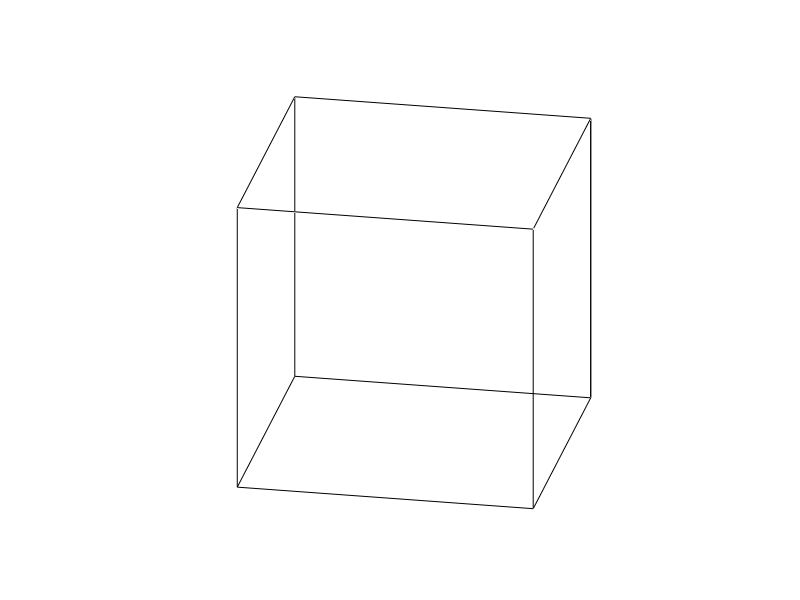

Write MATLAB code to recreate this figure. (Note: this script raises an error after producing the figure.)
% Figures for the P Bio retreat talk 2009
%
% Section 1) 
% A rotating cube
%
% Section 2) 
% Cube with optional vector
%
% Section 3) 
% A contrast series of gabor images
%
% Section 4) 
% A color series of gabor images
%
% Section 5)
% Cube with colored gradient
%
% Section 6)
% Cube with a colored gradient and an embedded plane
%
% Section 7)
% Cube with a colored gradient at an orientation
%
% Section 8)
% Cube with a colored gradient at an orientation and an embedded 
% isoresponse plane.
%
% Section 9)
% Nonlinear 3-F function.
%
% Section 10)
% Transparent nonlinear 3-D function plus isoresponse surfaces.
%
% Section 11)
% An example stairase
%
% Section 12)
% Threshold estimates in normalized L,M,S space.  With meshs drawn.
%
% Section 13)
% Threshold estimates in normalized L,M,S space with locations of 
% grating stimuli drawn.
%
% Section 14)
% Transparent nonlinear 3-D function plus sample points.
%
% Section 15)
% Transparent LINEAR 3-D function with the same sample points as prev
% section.
%
% Section 16)
% Example monopolar stimuli
%
% Section 17)
% An example monopolar dataset. 
%
% Section 18) 
% A few Gabors that all have the same projection onto some vector


%%
% Section 1
% A rotating cube
ORIGIN = 0;
figure; axes; hold on;
set(gcf,'Color',[1 1 1]);
x = linspace(0,1,100);
plot3([0 1 1 0 0],[0 0 1 1 0],[0 0 0 0 0],'k-'); % face 1
plot3([0 1 1 0 0],[0 0 1 1 0],[1 1 1 1 1],'k-'); % face 2 
plot3([0 0],[0 0],[0 1],'k-'); % edge
plot3([0 0],[0 0],[0 1],'k-'); % edge
plot3([0 0],[1 1],[0 1],'k-'); % edge
plot3([1 1],[1 1],[0 1],'k-'); % edge
plot3([1 1],[0 0],[0 1],'k-'); % edge

if (ORIGIN)
    plot3([.5 .5],[.5 .5],[.5 .5],'ko','MarkerSize',3,'MarkerFaceColor','black'); % origin
end

set(gca,'Xlim',[-.2 1.2],'Ylim',[-.2 1.2],'Zlim',[-.2 1.2])
set(gcf,'Position',[131   537   430   430]);
set(gca,'XTick',[],'YTick',[],'ZTick',[],'Visible','off');
set(gca,'CameraViewAngleMode','manual')
%axis equal
set(gca,'View',[35 22])
viewangles = [0:3:520]+35;
viewangles(end) = [];

clear M;
for i = 1:length(viewangles)
    set(gca,'View',[viewangles(i) 22])
    M(i) = getframe(gcf);
end
repeat = 1;     %default = 1
pSearch = 1;    %default = 0
bSearch = 1;    %default = 1
reference = 1;  %default = 0
pixRange = 10;  %default = 10
iFrame = 8;     %default = 8
pFrame = 10;    %default = 10
bFrame = 25;    %default = 25
options = [repeat, pSearch, bSearch, reference, pixRange, iFrame, pFrame, bFrame];
mpgwrite(M, gray, 'rotcube.mpg', options);

%%
% Section 2
% Cube with optional vector
PLOTVECTOR = 1;
figure; axes; hold on;
set(gcf,'Color',[1 1 1]);
x = linspace(0,1,100);
plot3([0 1 1 0 0],[0 0 1 1 0],[0 0 0 0 0],'k-'); % face 1
plot3([0 1 1 0 0],[0 0 1 1 0],[1 1 1 1 1],'k-'); % face 2 
plot3([0 0],[0 0],[0 1],'k-'); % edge
plot3([0 0],[0 0],[0 1],'k-'); % edge
plot3([0 0],[1 1],[0 1],'k-'); % edge
plot3([1 1],[1 1],[0 1],'k-'); % edge
plot3([1 1],[0 0],[0 1],'k-'); % edge
plot3([.5 .5],[.5 .5],[.5 .5],'ko','MarkerSize',3,'MarkerFaceColor','black'); % origin

set(gca,'Xlim',[-.2 1.2],'Ylim',[-.2 1.2],'Zlim',[-.2 1.2])
set(gcf,'Position',[131   537   430   430]);
set(gca,'XTick',[],'YTick',[],'ZTick',[],'Visible','off');
set(gca,'CameraViewAngleMode','manual')
set(gca,'View',[90+35 22]);
%annotation('arrow',[0.5 .75],[0.5 .78])
if (PLOTVECTOR)
    a = [0 0 .5];
    h = quiver3(.5, .5, .5, a(1), a(2), a(3));
    set(h,'LineWidth',2,'Color','black');
    h = quiver3(.5, .5, .5, -a(1), -a(2), -a(3));
    set(h,'LineWidth',2,'Color','black');
end
%%
% Section 3
% A contrast series

nframes = 4;
bkgndrgb = [.5 .5 .5];
%gaborrgb = [.05 .05 .05];
gaborrgb = [-.05 .05 .05];

figure;
for i = 1:nframes
    subplot(2,nframes,i);
    im = DrawGaborEdge(bkgndrgb, gaborrgb*2*(i-1), [0 0 0], pi/2, 1.5, 1, 1, 0, 0, 0, 0, 0, .999, 45);
    image(im);

    set(gca,'XTick',[],'YTick',[],'visible','off');
    axis square;
end
for i = 1:nframes
    subplot(2,nframes,i+nframes);
    im = DrawGaborEdge(bkgndrgb, -gaborrgb*2*(i-1), [0 0 0], pi/2, 1.5, 1, 1, 0, 0, 0, 0, 0, .999, 45);
    image(im);

    set(gca,'XTick',[],'YTick',[],'visible','off');
    axis square;
end

%%
% Section 4
% A color series

bkgndrgb = [.5 .5 .5];
colordirections = [.09 .09 0;
    .09 -.09 0;
    0 0 0.6364;
    .1273 0 0;
    0 .1273 0;
    0.0636   -0.0636    -0.4500;
    0.0636   -0.0636    0.4500;
    0.0636   0.0636    0.4500;
    0.0636  0.0636    -0.4500;
    ];

% Stimuli that are metameric for K082509007
% colordirections = [[0.4171    0.7739    0.4765]*.3078;
%     [0.2351   -0.7120    0.6617]*0.1859;
%     [0.4080   -0.0336    0.9124]*0.1602;
%     [-0.5162   -0.8308    0.2079]*0.7149];
    

M = [0.0608    0.1219    0.0175;
    0.0220    0.1266    0.0257;
    0.0019    0.0095    0.0976];

bkgndlms = M*bkgndrgb';
for i = 1:2
    colordirections = -colordirections;
    stimlms = (colordirections+1).*repmat(bkgndlms',size(colordirections,1),1);
    gaborrgb = (inv(M)*stimlms')';
    figure;
    for j = 1:size(gaborrgb,1)
        subplot(ceil(sqrt(size(gaborrgb,1))),ceil(sqrt(size(gaborrgb,1))),j);
        im = DrawGaborEdge(bkgndrgb, gaborrgb(j,:)-bkgndrgb, [0 0 0], pi/2, 1.5, 1, 1, 0, 0, 0, 0, 0, .999, 45);
        image(im);
        
        set(gca,'XTick',[],'YTick',[],'visible','off');
        axis square;
    end
end
%%
% Section 5
% A rotating cube with a gradient of color
MONOPOLAR = 0;

if (~MONOPOLAR)
    fun = inline('2*abs(x-.5)');  % fullwave rectification
else
    fun = inline('max((1/.6)*(x-.4),0)');  % halfwave rectification
end

ALPHA = 1;
figure; axes; hold on;
set(gcf,'Color','none','Inverthardcopy','off');
set(gca,'Color','none');
x = linspace(0,1,200);

set(gca,'Xlim',[-.2 1.2],'Ylim',[-.2 1.2],'Zlim',[-.2 1.2])
set(gcf,'Position',[131   537   430   430]);
set(gca,'XTick',[],'YTick',[],'ZTick',[],'Visible','off');
set(gca,'CameraViewAngleMode','manual')
[X,Y] = meshgrid(x,x);

% Top and bottom
h = surf(X,Y,ones(size(X)),fun(X));
set(h,'EdgeColor','none','FaceAlpha',ALPHA);
h = surf(X,Y,zeros(size(X)),fun(X));
set(h,'EdgeColor','none','FaceAlpha',ALPHA);

% Front and back
h = surf(X, zeros(size(X)),Y,fun(X));
set(h,'EdgeColor','none','FaceAlpha',ALPHA);
h = surf(X, ones(size(X)),Y,fun(X));
set(h,'EdgeColor','none','FaceAlpha',ALPHA);

% Sides
if (~MONOPOLAR)
    h = surf(zeros(size(X)),Y,X,ones(size(X)));
else
    h = surf(zeros(size(X)),Y,X,zeros(size(X)));    
end
set(h,'EdgeColor','none','FaceAlpha',ALPHA);
h = surf(ones(size(X)),Y,X,ones(size(X)));
set(h,'EdgeColor','none','FaceAlpha',ALPHA);

set(gca,'View',[35 22]);
viewangles = [0:3:360]+35;
viewangles(end) = [];

clear M;
for i = 1:length(viewangles)
    set(gca,'View',[viewangles(i) 22])
    M(i) = getframe(gcf);
end

repeat = 1;     %default = 1
pSearch = 1;    %default = 0
bSearch = 1;    %default = 1
reference = 1;  %default = 0
pixRange = 10;  %default = 10
iFrame = 8;     %default = 8
pFrame = 10;    %default = 10
bFrame = 25;    %default = 25

options = [repeat, pSearch, bSearch, reference, pixRange, iFrame, pFrame, bFrame];
%mpgwrite(M, gray, 'rotgrad1.mpg', options);

figure;
colorbar;

%%
% Section 6
% A rotating cube with a gradient of color and an couple of embedded
% rectangle indicating isoresponse surfaces
MONOPOLAR = 1;

if (~MONOPOLAR)
    fun = inline('2*abs(x-.5)');  % fullwave rectification
else
    fun = inline('max((1/.6)*(x-.4),0)');  % halfwave rectification
end

ALPHA = .5;
figure; axes; hold on;
set(gcf,'Color','none','InvertHardCopy','off');
set(gca,'Xlim',[-.2 1.2],'Ylim',[-.2 1.2],'Zlim',[-.2 1.2],'color','none')
set(gcf,'Position',[131   537   430   430]);
set(gca,'XTick',[],'YTick',[],'ZTick',[],'Visible','off');
set(gca,'CameraViewAngleMode','manual')

x = linspace(0,1,200);
[X,Y] = meshgrid(x,x);

set(gca,'View',[35 22]);
viewangles = [0:3:720]+35;

clear M;
for i = 1:length(viewangles)
    cla;
    % Top and bottom
    h1 = surf(X,Y,ones(size(X)),fun(X));
    set(h1,'EdgeColor','none','FaceAlpha',.5);

    % Front and back
    if (mod(viewangles(i),360) < 90 | mod(viewangles(i),360) > 270)
        h3 = surf(X, zeros(size(X)),Y,fun(X));
        set(h3,'EdgeColor','none','FaceAlpha',ALPHA);
    else
        h4 = surf(X, ones(size(X)),Y,fun(X));
        set(h4,'EdgeColor','none','FaceAlpha',ALPHA);
    end
    
    % Sides
    if (mod(viewangles(i),360) < 180)
        h5 = surf(ones(size(X)),Y,X,ones(size(X)));
        set(h5,'EdgeColor','none','FaceAlpha',ALPHA);
    else
        if (~MONOPOLAR)
            h6 = surf(zeros(size(X)),Y,X,ones(size(X)));
        else
            h6 = surf(zeros(size(X)),Y,X,zeros(size(X)));
        end
        set(h6,'EdgeColor','none','FaceAlpha',ALPHA);
    end
    
    % The isoresponse planes
    if (~MONOPOLAR)
        p = patch([.25 .25 .25 .25],[0 1 1 0],[1 1 0 0],'w-');
    end
    p = patch([.75 .75 .75 .75],[0 1 1 0],[1 1 0 0],'w-');

    set(gca,'View',[viewangles(i) 22])
    
    M(i) = getframe(gcf);
end

repeat = 1;     %default = 1
pSearch = 1;    %default = 0
bSearch = 1;    %default = 1
reference = 1;  %default = 0
pixRange = 10;  %default = 10
iFrame = 8;     %default = 8
pFrame = 10;    %default = 10
bFrame = 25;    %default = 25
% 
options = [repeat, pSearch, bSearch, reference, pixRange, iFrame, pFrame, bFrame];
mpgwrite(M, gray, 'rotgrad2.mpg', options);

%%
% Section 7
% A rotating cube with a gradient of color at some kind of orientation.
MONOPOLAR = 1;
if (~MONOPOLAR)
    fun = inline('2*abs(x-.5)');  % fullwave rectification
else
    fun = inline('max((1/.6)*(x-.4),0)');  % halfwave rectification
end

ALPHA = 1;
figure; axes; hold on;
set(gcf,'Color','none');
x = linspace(0,1,100);

set(gca,'Xlim',[-.2 1.2],'Ylim',[-.2 1.2],'Zlim',[-.2 1.2])
set(gcf,'Position',[131   537   430   430]);
set(gca,'XTick',[],'YTick',[],'ZTick',[],'Visible','off');
set(gca,'CameraViewAngleMode','manual')
[X,Y] = meshgrid(x,x);

% Top and bottom
h = surf(X,Y,ones(size(X)),fun((X+Y+ones(size(X)))/3));
set(h,'EdgeColor','none','FaceAlpha',ALPHA);
h = surf(X,Y,zeros(size(X)),fun((X+Y+zeros(size(X)))/3));
set(h,'EdgeColor','none','FaceAlpha',ALPHA);

% Front and back
h = surf(X, zeros(size(X)),Y,fun((X+Y+zeros(size(X)))/3));
set(h,'EdgeColor','none','FaceAlpha',ALPHA);
h = surf(X, ones(size(X)),Y,fun((X+Y+ones(size(X)))/3));
set(h,'EdgeColor','none','FaceAlpha',ALPHA);

% Sides
h = surf(zeros(size(X)),Y,X,fun((X+Y+zeros(size(X)))/3));
set(h,'EdgeColor','none','FaceAlpha',ALPHA);
h = surf(ones(size(X)),Y,X,fun((X+Y+ones(size(X)))/3));
set(h,'EdgeColor','none','FaceAlpha',ALPHA);

set(gca,'View',[35 22]);
viewangles = [0:3:720]+35;

clear M;
for i = 1:length(viewangles)
    set(gca,'View',[viewangles(i) 22])
    M(i) = getframe(gcf);
end

repeat = 1;     %default = 1
pSearch = 1;    %default = 0
bSearch = 1;    %default = 1
reference = 1;  %default = 0
pixRange = 10;  %default = 10
iFrame = 8;     %default = 8
pFrame = 10;    %default = 10
bFrame = 25;    %default = 25

options = [repeat, pSearch, bSearch, reference, pixRange, iFrame, pFrame, bFrame];
%mpgwrite(M, gray, 'rotgrad3.mpg', options);

%%
% Section 8
% A rotating cube with a gradient of color at an orientation
% and an couple of embedded rectangles indicating isoresponse surfaces
MONOPOLAR = 1;
if (~MONOPOLAR)
    fun = inline('2*abs(x-.5)');  % fullwave rectification
else
    fun = inline('max((1/.6)*(x-.4),0)');  % halfwave rectification
end

ALPHA = .5;
figure; axes; hold on;
set(gcf,'Color','none');
set(gca,'Xlim',[-.2 1.2],'Ylim',[-.2 1.2],'Zlim',[-.2 1.2])
set(gcf,'Position',[131   537   430   430]);
set(gca,'XTick',[],'YTick',[],'ZTick',[],'Visible','off');
set(gca,'CameraViewAngleMode','manual')

x = linspace(0,1,100);
[X,Y] = meshgrid(x,x);

set(gca,'View',[35 22]);
viewangles = [0:3:720]+35;

clear M;
for i = 1:length(viewangles)
    cla;
    % Top only (bottom is never in front)
    h1 = surf(X,Y,ones(size(X)),fun((X+Y+ones(size(X)))/3));
    set(h1,'EdgeColor','none','FaceAlpha',ALPHA);

    % Front and back
    if (mod(viewangles(i),360) < 90 | mod(viewangles(i),360) > 270)
        h3 = surf(X, zeros(size(X)),Y,fun((X+Y+zeros(size(X)))/3));
        set(h3,'EdgeColor','none','FaceAlpha',ALPHA);
    else
        h4 = surf(X, ones(size(X)),Y,fun((X+Y+ones(size(X)))/3));
        set(h4,'EdgeColor','none','FaceAlpha',ALPHA);
    end
    
    % Sides
    if (mod(viewangles(i),360) < 180)
        h5 = surf(ones(size(X)),Y,X,fun((X+Y+ones(size(X)))/3));
        set(h5,'EdgeColor','none','FaceAlpha',ALPHA);    
    else
        h6 = surf(zeros(size(X)),Y,X,fun((X+Y+zeros(size(X)))/3));
        set(h6,'EdgeColor','none','FaceAlpha',ALPHA);
    end
    
    % The isoresponse planes
    patch([1  .2 1],[.2 1 1],[1 1 .2] ,'w-')
    if (~MONOPOLAR)
        patch([0  .8 0],[.8 0 0],[0 0 .8] ,'w-')
    end
    set(gca,'View',[viewangles(i) 22])
    
    M(i) = getframe(gcf);
end

repeat = 1;     %default = 1
pSearch = 1;    %default = 0
bSearch = 1;    %default = 1
reference = 1;  %default = 0
pixRange = 10;  %default = 10
iFrame = 8;     %default = 8
pFrame = 10;    %default = 10
bFrame = 25;    %default = 25

options = [repeat, pSearch, bSearch, reference, pixRange, iFrame, pFrame, bFrame];
mpgwrite(M, gray, 'rotgrad4.mpg', options);

%%
% Section 9
% A rotating cube with a pattern of color indicating nonlinear 
% combinations of signals.
% Does this even work?

ALPHA = .5;
theta = pi/4; % elev
phi = pi/4; % 4z

figure; axes; hold on;
set(gcf,'Color','none');
x = linspace(-1,1,200);

set(gca,'Xlim',[-1.2 1.2],'Ylim',[-1.2 1.2],'Zlim',[-1.2 1.2])
set(gcf,'Position',[131   537   430   430]);
set(gca,'XTick',[],'YTick',[],'ZTick',[],'Visible','off');
set(gca,'CameraViewAngleMode','manual')
[X,Y,Z] = meshgrid(x,x,x);
yprime = Y.*cos(theta)-Z.*sin(theta);
zprime = Y.*sin(theta)+Z.*cos(theta);
xprime = X.*cos(phi)-yprime.*sin(phi);
yprime = X.*sin(phi)+yprime.*cos(phi);

F = (xprime).^2-(yprime).^2-(zprime).^2;
%if (MONOPOLAR)
%    F(F<0) = 0;
%end


% Top and bottom
h = surf(squeeze(X(:,:,1)),squeeze(Y(:,:,1)),squeeze(Z(:,:,1)),squeeze(F(:,:,1)));
set(h,'EdgeColor','none','FaceAlpha',ALPHA);
h = surf(squeeze(X(:,:,end)),squeeze(Y(:,:,end)),squeeze(Z(:,:,end)),squeeze(F(:,:,end)));
set(h,'EdgeColor','none','FaceAlpha',ALPHA);

% Front and back
h = surf(squeeze(X(:,1,:)),squeeze(Y(:,1,:)),squeeze(Z(:,1,:)),squeeze(F(:,1,:)));
set(h,'EdgeColor','none','FaceAlpha',ALPHA);
h = surf(squeeze(X(:,end,:)),squeeze(Y(:,end,:)),squeeze(Z(:,end,:)),squeeze(F(:,end,:)));
set(h,'EdgeColor','none','FaceAlpha',ALPHA);

% Sides
h = surf(squeeze(X(1,:,:)),squeeze(Y(1,:,:)),squeeze(Z(1,:,:)),squeeze(F(1,:,:)));
set(h,'EdgeColor','none','FaceAlpha',ALPHA);
h = surf(squeeze(X(end,:,:)),squeeze(Y(end,:,:)),squeeze(Z(end,:,:)),squeeze(F(end,:,:)));
set(h,'EdgeColor','none','FaceAlpha',ALPHA);

set(gca,'View',[35 22]);

viewangles = [0:3:720]+35;
clear M;
for i = 1:length(viewangles)
    set(gca,'View',[viewangles(i) 22])
    M(i) = getframe(gcf);
end
% 
repeat = 1;     %default = 1
pSearch = 1;    %default = 0
bSearch = 1;    %default = 1
reference = 1;  %default = 0
pixRange = 10;  %default = 10
iFrame = 8;     %default = 8
pFrame = 10;    %default = 10
bFrame = 25;    %default = 25

options = [repeat, pSearch, bSearch, reference, pixRange, iFrame, pFrame, bFrame];
%mpgwrite(M, gray, 'rotgrad5.mpg', options);

%%
% Section 10
% A rotating cube with a pattern of color indicating nonlinear 
% combinations of signals.
MONOPOLAR = 0;  % Not implemented yet
ISOSURFACE = 1;

ALPHA = .5;
theta = pi/4; % elev
phi = pi/4; % 4z
%theta = 0; phi = 0;
viewangles = [0:3:720]+35;  % hot spot facing viewer
viewangles = [0:3:720]-59;  % viewer can see both hot spots

figure; axes; hold on;
set(gcf,'Color','none','InvertHardCopy','off');
x = linspace(-1,1,100);

set(gca,'Xlim',[-1.2 1.2],'Ylim',[-1.2 1.2],'Zlim',[-1.2 1.2])
set(gcf,'Position',[131   537   430   430]);
set(gca,'XTick',[],'YTick',[],'ZTick',[],'Visible','off');
set(gca,'CameraViewAngleMode','manual')
cmin = -2;
cmax = 2;  % yucky hardcoding
set(gca,'Clim',[cmin cmax]);

[X,Y,Z] = meshgrid(x,x,x);
yprime = Y.*cos(theta)-Z.*sin(theta);
zprime = Y.*sin(theta)+Z.*cos(theta);
xprime = X.*cos(phi)-yprime.*sin(phi);
yprime = X.*sin(phi)+yprime.*cos(phi);

F = (xprime).^2-(yprime).^2-(zprime).^2;
%F = F-min(F(:))/(max(F(:))-min(F(:)))
if (MONOPOLAR)
    F = F;

end

clear M;
for i = 1:length(viewangles)
    cla;
    % Top only (bottom is never in front)
    h = surf(squeeze(X(:,:,end)),squeeze(Y(:,:,end)),squeeze(Z(:,:,end)),squeeze(F(:,:,end)));
    set(h,'EdgeColor','none','FaceAlpha',ALPHA);
    
    % Front and back
    if (mod(viewangles(i),360) < 90 | mod(viewangles(i),360) > 270)
        h = surf(squeeze(X(1,:,:)),squeeze(Y(1,:,:)),squeeze(Z(1,:,:)),squeeze(F(1,:,:)));
        set(h,'EdgeColor','none','FaceAlpha',ALPHA);
    else
        h = surf(squeeze(X(end,:,:)),squeeze(Y(end,:,:)),squeeze(Z(end,:,:)),squeeze(F(end,:,:)));
        set(h,'EdgeColor','none','FaceAlpha',ALPHA);
    end
    
    % Sides
    if (mod(viewangles(i),360) < 180)
        h = surf(squeeze(X(:,end,:)),squeeze(Y(:,end,:)),squeeze(Z(:,end,:)),squeeze(F(:,end,:)));
        set(h,'EdgeColor','none','FaceAlpha',ALPHA);
    else
        h = surf(squeeze(X(:,1,:)),squeeze(Y(:,1,:)),squeeze(Z(:,1,:)),squeeze(F(:,1,:)));
        set(h,'EdgeColor','none','FaceAlpha',ALPHA);
    end
    
    % The isoresponse surfaces
    if (ISOSURFACE)
        iso= isosurface(X,Y,Z,F,.7);
        p = patch(iso);
        set(p,'EdgeColor', 'white','FaceColor','white','FaceAlpha',1);
    end
    set(gca,'View',[viewangles(i) 22])
    
    M(i) = getframe(gcf);
end
%
repeat = 1;     %default = 1
pSearch = 1;    %default = 0
bSearch = 1;    %default = 1
reference = 1;  %default = 0
pixRange = 10;  %default = 10
iFrame = 8;     %default = 8
pFrame = 10;    %default = 10
bFrame = 25;    %default = 25

options = [repeat, pSearch, bSearch, reference, pixRange, iFrame, pFrame, bFrame];
mpgwrite(M, gray, 'rotgrad6.mpg', options);

%%
% Section 11
% An example staircase

%filename = 'K082509007.nex';  % planar L-M+S cell
%whichidx = 39;  % which color index to use
%whichidx = 25;  % which color index to use
filename = 'K082509007.nex';  
whichidx = 4;  % which color index to use
%


stro = nex2stro(findfile(filename));
spikeidx = strcmp(stro.sum.rasterCells(1,:),getSpikenum(stro));
%Lbldone = stro.trial(:,strcmp(stro.sum.trialFields(1,:),'bldone'));
coloridxs = stro.trial(:,strcmp(stro.sum.trialFields(1,:),'coloridx'));
levels = stro.trial(:,strcmp(stro.sum.trialFields(1,:),'levelidx'));
reversals = stro.trial(:,strcmp(stro.sum.trialFields(1,:),'reversal'));
stepsize = stro.trial(:,strcmp(stro.sum.trialFields(1,:),'stepsize'));

lmsidxs = [find(strcmp(stro.sum.trialFields(1,:),'lcont'))...
            find(strcmp(stro.sum.trialFields(1,:),'mcont'))...
            find(strcmp(stro.sum.trialFields(1,:),'scont'))];
       
fpacq_t = stro.trial(:,strcmp(stro.sum.trialFields(1,:),'fp_acq'));
stimon_t = stro.trial(:,strcmp(stro.sum.trialFields(1,:),'stim_on'));
stimoff_t = stro.trial(:,strcmp(stro.sum.trialFields(1,:),'stim_off'));
eot_t = stro.trial(:,strcmp(stro.sum.trialFields(1,:),'eot'));

lms = stro.trial(:,lmsidxs);
lat = stro.sum.exptParams.latency;

Lbaseline = ~levels & all(lms == zeros(size(lms)),2);
Lprobe = ~levels & ~all(lms == zeros(size(lms)),2);

spikerates = zeros(size(stro.trial,1),1);
for i = 1:size(stro.trial,1)
    spiketimes = stro.ras{i,spikeidx};
    nspikes = sum(spiketimes > stimon_t(i)+stro.sum.exptParams.latency/1000 & spiketimes < stimoff_t(i));
    spikerates(i) = nspikes./(stimoff_t(i)-stimon_t(i)-stro.sum.exptParams.latency/1000);
end

[uniquecoloridxs,tmp1,tmp2] = unique(coloridxs);
uniquecolordirs = mkbasis(lms(tmp1,:)')';

% getting M matrix etc.

fundamentals = stro.sum.exptParams.fundamentals;
fundamentals = reshape(fundamentals,[length(fundamentals)/3,3]);
mon_spd = stro.sum.exptParams.mon_spd;
mon_spd = reshape(mon_spd,[length(mon_spd)/3, 3]);
mon_spd = SplineRaw([380:4:780]', mon_spd, [380:5:780]');
M = fundamentals'*mon_spd;

% Calculating a "data" matrix which is a summary of the data
% to be used in subsequent cells of the script
data = [];
for i = uniquecoloridxs'
    L = coloridxs == i;
    rev = reversals(logical(L));
    if (any(stepsize(L) == 0))
        continue;
    end
    lev = unique(levels(L));
    [u,s,v] = svd(lms(L,:));
    unitvector = v(:,1);
    contrasts = lms(L,:)*unitvector;
    if(sum(contrasts) < 0)
        contrasts = -contrasts;
    end
    ss = stepsize(L);
    GV1 = GamutViolation(contrasts(end)*(1+ss(end)), unitvector, M, stro.sum.exptParams.bkgndrgb);
    GV2 = GamutViolation(contrasts(end)*(1-ss(end)), unitvector, M, stro.sum.exptParams.bkgndrgb);
    thresh = contrasts(end);
    %if (ss(end) > min(stepsize(stepsize > 0)))  % didn't finish for some reason
     if (sum(abs(rev)) < stro.sum.exptParams.nreversals)
        if (GV1)
            outofgamut = 1;
            thresh = thresh*(1+ss(end));
        elseif (GV2)
            outofgamut = 1;
            thresh = thresh*(1-ss(end));
        else
            outofgamut = nan;  % incomplete color direction
        end
    else
        outofgamut = 0;
    end
    if ~isnan(outofgamut)
        data = [data; i unitvector' thresh lev outofgamut];
    end
end
uniquecoloridxs = data(:,1);  % Ugly coding
data(:,1) = [];  % Ugly coding

%
stot = stimoff_t-stimon_t;
figure;
L = coloridxs == whichidx;
[u,s,v] = svd(lms(L,:));
unitvector = v(:,1);
if (sum(sign(unitvector)) < 0)
    unitvector = -unitvector;
end
contrasts = lms(L,:)*unitvector;
if (sum(contrasts < 0))
    contrasts = -contrasts;
end
contrastpeaks = contrasts(reversals(L) == 1);
contrasttroughs = contrasts(reversals(L) == -1);

% Now the actual plotting
subplot(3,2,1); hold on;
plot(contrasts,'ko-','MarkerSize',4,'MarkerFaceColor',uniquecolordirs(whichidx,:)/2+.5);
set(gca,'XLim',[0 length(contrasts)],'XTick',[]);

% Normal orientation rasters
subplot(3,2,2); hold on;
trialcounter = 1;
for j = find(L')
    sp = stro.ras{j,1}-stimon_t(j);
    h = plot([sp sp]',[-.3*ones(length(sp),1) .3*ones(length(sp),1)]'+trialcounter,'k-');
    plot([0 0],[-.5 .5]+trialcounter,'m-','Linewidth',2);
    plot([stro.sum.exptParams.latency stro.sum.exptParams.latency]/1000,[-.5 .5]+trialcounter,'m:','Linewidth',2);
    plot([stot(j) stot(i)],[-.5 .5]+trialcounter,'m-','Linewidth',2);
    trialcounter = trialcounter+1;
end
set(gca,'YLim',[-.5 trialcounter],'XLim',[-.1 max(stimoff_t-stimon_t)+.1]);

% Contrast as a function of trial number
subplot(3,2,3); hold on;
plot(spikerates(L),'ko-','MarkerSize',3,'Color',uniquecolordirs(whichidx,:)/4+.5);
plot([0 length(contrasts)], repmat(stro.sum.exptParams.threshold,1,2),'k:');
set(gca,'XLim',[0 length(contrasts)],'XTick',[]);
Loverthresh =  spikerates(L) > stro.sum.exptParams.threshold;
Lviolation = xor(Loverthresh(1:end-1)', sign(diff(contrasts))'== -1);
if any(Lviolation) % contrast trajectory differs from expected.  Probably due to bad isolation
    plot(find(Lviolation)+1,0,'rx');
end

subplot(3,2,5); hold on;
trialcounter = 1;
for j = find(L')
    sp = stro.ras{j,1}-stimon_t(j);
    h = plot([-.3*ones(length(sp),1) .3*ones(length(sp),1)]'+trialcounter, [sp sp]','k-');
    plot([-.5 .5]+trialcounter,[0 0],'m-','Linewidth',2);
    plot([-.5 .5]+trialcounter, [stro.sum.exptParams.latency stro.sum.exptParams.latency]/1000,'m:','Linewidth',2);
    plot([-.5 .5]+trialcounter,[stot(j) stot(i)],'m-','Linewidth',2);
    trialcounter = trialcounter+1;
end
set(gca,'XLim',[-.5 trialcounter],'YLim',[-.1 max(stimoff_t-stimon_t)+.1]);

subplot(3,2,4); hold on;
hist(contrasts);
if (~isempty(contrastpeaks))
    plot(contrastpeaks,3,'m^');
    plot(contrasttroughs,3,'bv');
end
plot(contrasts(end),3,'g*');

subplot(3,2,6); hold on;
plot(contrasts, spikerates(L),'k*');
plot([contrasts(end), contrasts(end)],[0 max(spikerates(L))],'k:');
plot([min(contrasts) max(contrasts)],[stro.sum.exptParams.threshold stro.sum.exptParams.threshold],'k:');
set(gcf,'Name',['condition ',num2str(whichidx)]);

%%
% Section 12
% 3-D distribution of threshold points.  Mesh optional.  GH: change to 10
% deg is incorrect as coded

PLOTMESH = 0;
PLOTFIRSTTHREE = 0;
MAKEMOVIE = 1;
PLOTPLANE = 0;
SHOWOOG = 1;
WHITEN = 1;
PLOTQUAD = 1;
PLOTELLIPSOID = 0;
USE10DEG = 1;

%filename = 'K082509007.nex';  % planar L-M+S cell
%filename = 'S041310002.nex';  % planar luminance cell
%filename = 'K072009003.nex';  % Luminance funnel cell
filename = 'K070309004.nex';  % Funnel intermediate color
%filename = 'K082609010.nex';  % pan color

if (strcmp(filename,'K082509007.nex'))
    STARTANGLE = 35;
    ENDANGLE = 678;
    ELEVVIEWANGLE = 22;
elseif(strcmp(filename,'K072009003.nex'))
    STARTANGLE = 228;
    ENDANGLE = 588;
    ELEVVIEWANGLE = 22;
elseif(strcmp(filename,'K070309004.nex'))
    STARTANGLE = -126;
    ENDANGLE = 360+STARTANGLE;
    ELEVVIEWANGLE = 16;
elseif(strcmp(filename,'K082609010.nex'))
    STARTANGLE = -30;
    ENDANGLE = 360+STARTANGLE;
    ELEVVIEWANGLE = 12;
end
stro = nex2stro(findfile(filename));
spikeidx = strcmp(stro.sum.rasterCells(1,:),getSpikenum(stro));
%Lbldone = stro.trial(:,strcmp(stro.sum.trialFields(1,:),'bldone'));
coloridxs = stro.trial(:,strcmp(stro.sum.trialFields(1,:),'coloridx'));
levels = stro.trial(:,strcmp(stro.sum.trialFields(1,:),'levelidx'));
reversals = stro.trial(:,strcmp(stro.sum.trialFields(1,:),'reversal'));
stepsize = stro.trial(:,strcmp(stro.sum.trialFields(1,:),'stepsize'));

lmsidxs = [find(strcmp(stro.sum.trialFields(1,:),'lcont'))...
            find(strcmp(stro.sum.trialFields(1,:),'mcont'))...
            find(strcmp(stro.sum.trialFields(1,:),'scont'))];
       
fpacq_t = stro.trial(:,strcmp(stro.sum.trialFields(1,:),'fp_acq'));
stimon_t = stro.trial(:,strcmp(stro.sum.trialFields(1,:),'stim_on'));
stimoff_t = stro.trial(:,strcmp(stro.sum.trialFields(1,:),'stim_off'));
eot_t = stro.trial(:,strcmp(stro.sum.trialFields(1,:),'eot'));

lms = stro.trial(:,lmsidxs);
lat = stro.sum.exptParams.latency;

Lbaseline = ~levels & all(lms == zeros(size(lms)),2);
Lprobe = ~levels & ~all(lms == zeros(size(lms)),2);

spikerates = zeros(size(stro.trial,1),1);
for i = 1:size(stro.trial,1)
    spiketimes = stro.ras{i,spikeidx};
    nspikes = sum(spiketimes > stimon_t(i)+stro.sum.exptParams.latency/1000 & spiketimes < stimoff_t(i));
    spikerates(i) = nspikes./(stimoff_t(i)-stimon_t(i)-stro.sum.exptParams.latency/1000);
end

[uniquecoloridxs,tmp1,tmp2] = unique(coloridxs);
uniquecolordirs = mkbasis(lms(tmp1,:)')';

% getting M matrix etc.
if (USE10DEG)
    load ('T_cones_smj10');
    fundamentals = T_cones_smj10';
else
    fundamentals = stro.sum.exptParams.fundamentals;
    fundamentals = reshape(fundamentals,[length(fundamentals)/3,3]);
end
mon_spd = stro.sum.exptParams.mon_spd;
mon_spd = reshape(mon_spd,[length(mon_spd)/3, 3]);
mon_spd = SplineRaw([380:4:780]', mon_spd, [380:5:780]');
M = fundamentals'*mon_spd;
M10 = T_cones_smj10*mon_spd;
M2to10 = M10/M;
    
% Calculating a "data" matrix which is a summary of the data
% to be used in subsequent cells of the script
data = [];
for i = uniquecoloridxs'
    L = coloridxs == i;
    rev = reversals(logical(L));
    if (any(stepsize(L) == 0))
        continue;
    end
    lev = unique(levels(L));
    [u,s,v] = svd(lms(L,:));
    unitvector = v(:,1);
    contrasts = lms(L,:)*unitvector;
    if(sum(contrasts) < 0)
        contrasts = -contrasts;
    end
    ss = stepsize(L);
    GV1 = GamutViolation(contrasts(end)*(1+ss(end)), unitvector, M, stro.sum.exptParams.bkgndrgb);
    GV2 = GamutViolation(contrasts(end)*(1-ss(end)), unitvector, M, stro.sum.exptParams.bkgndrgb);
    thresh = contrasts(end);
    %if (ss(end) > min(stepsize(stepsize > 0)))  % didn't finish for some reason
     if (sum(abs(rev)) < stro.sum.exptParams.nreversals)
        if (GV1)
            outofgamut = 1;
            thresh = thresh*(1+ss(end));
        elseif (GV2)
            outofgamut = 1;
            thresh = thresh*(1-ss(end));
        else
            outofgamut = nan;  % incomplete color direction
        end
    else
        outofgamut = 0;
    end
    if ~isnan(outofgamut)
        data = [data; i unitvector' thresh lev outofgamut];
    end
end
uniquecoloridxs = data(:,1);  % Ugly coding
data(:,1) = [];  % Ugly coding

% ---------------------------
% Filtering bad thresholds
% ---------------------------

RTHRESH = .4;  % threshold on rank contrast-response correlation.
tmpdata = [];
for i = uniquecoloridxs'
    L = coloridxs == i;
        
    [u,s,v] = svd(lms(L,:));
    unitvector = v(:,1);
    if (sum(sign(unitvector)) < 0)
        unitvector = -unitvector;
    end
    contrasts = lms(L,:)*unitvector;
    if (sum(contrasts < 0))
       contrasts = -contrasts; 
    end
    contrastpeaks = contrasts(reversals(L) == 1);
    contrasttroughs = contrasts(reversals(L) == -1);
    
    ss = stepsize(L);
    GV1 = GamutViolation(contrasts(end)*(1+ss(end)), unitvector, M, stro.sum.exptParams.bkgndrgb);
    GV2 = GamutViolation(contrasts(end)*(1-ss(end)), unitvector, M, stro.sum.exptParams.bkgndrgb);
    if (GV1 | GV2)
        outofgamut = 1;
    else
        outofgamut = 0;
    end
    
    Loverthresh =  spikerates(L) > stro.sum.exptParams.threshold;
    skipit = 0;
    if (length(contrasts) > 1)
        Lviolation = xor(Loverthresh(1:end-1)', sign(diff(contrasts))'== -1);
    % Contrast trajectory not in agreement with that calculated from
    % post-hoc sorted spikes
    else
        Lviolation = nan;
    end
    
    if (sum(stepsize(L)) == 0)
        skipit = 1;
    end
    if (ss(end) > min(stepsize(stepsize > 0)) & ~outofgamut)
        skipit = 1;
    end
    if (~skipit)
        r = corr([spikerates(L), contrasts],'type','Spearman');
        tmpdata = [tmpdata;  r(1,2), sum(contrastpeaks < contrasts(end)), sum(contrasttroughs > contrasts(end)), sum(Lviolation), outofgamut];
    end
end
% Columns:
% 1) Correlation between spikerate and contrast
% 2) Number of contrast peaks that exceed final contrast threshold estimate
% 3) Number of contrast troughs smaller than final contrast threshold estimate
% 4) Number of contrasts at which step direction disagrees with the predicted
% 5) Out of gamut

% Modify the Laccept vector which we use as a filter
% No longer destructively modifying the data matrix
Lfilter = logical(tmpdata(:,1) < RTHRESH & tmpdata(:,5) == 0); % Cor. filter if not oog
Lfilter = Lfilter | tmpdata(:,2) > 2;  % getting rid on unstable trajectories
Lfilter = Lfilter | tmpdata(:,4) > 0;  % getting rid of trajectory violations
Laccept = ~Lfilter;

% ---------------------------
% Sorting the data into two groups
% ---------------------------

Loog = data(Laccept,6) == 1;
azs = linspace(-pi,pi,60);
elevs = linspace(-pi/2, pi/2, 60);
oogmat = zeros(60,60);
noogmat = zeros(60,60);
tmp = data(Laccept,[1:3]);
xformed = tmp;
for i = 1:length(azs)
    for j = 1:length(elevs)
        az = azs(i);
        elev = elevs(j);
        rotmat1 = [cos(az) -sin(az) 0; sin(az) cos(az) 0; 0 0 1];
        rotmat2 = [1 0 0; 0 cos(elev) -sin(elev); 0 sin(elev) cos(elev)];
        tmp = rotmat1*[xformed; -xformed]';
        out = (rotmat2*tmp)';
        out = mkbasis(out')';
        tmpoog = out(logical([Loog; Loog]),3);
        tmpnoog = out(logical([~Loog; ~Loog]),3);
        tmpoog(tmpoog < 0) = [];
        tmpnoog(tmpnoog < 0) = [];
        
        tmp = tiedrank([tmpoog; tmpnoog]);
        oogmat(i,j) = sum(tmp(1:length(tmpoog)));
        noogmat(i,j) = sum(tmp(length(tmpoog)+1:end));
    end
end
ratio = (noogmat./oogmat);
[i,j] = ind2sub(size(ratio),find(ratio == max(ratio(:)),1));
bestaz = azs(i);
bestelev = elevs(j);

% Now just giving it a try
rotmat1 = [cos(bestaz) -sin(bestaz) 0; sin(bestaz) cos(bestaz) 0; 0 0 1];
rotmat2 = [1 0 0; 0 cos(bestelev) -sin(bestelev); 0 sin(bestelev) cos(bestelev)];
normalvect = inv(rotmat2*rotmat1)*[0 0 1]'; % could be in PCA space.
normalvect = normalvect./norm(normalvect);
out = rotmat2*rotmat1*xformed';

Lgrp1 = logical(data(:,[1 2 3])*normalvect > 0);  % normalvect is in LMS space
% Destructively modifying data so that all of the points are from 
% a single cluster.  Flip the signs to get the other cluster.
data(Lgrp1,[1 2 3]) = -data(Lgrp1,[1 2 3]);

% ---------------------------
% Plotting thresholds in normalized cone space
% ---------------------------
Loog = logical(data(:,6));
figure; axes; hold on;
set(gcf,'Color',[0 0 0],'InvertHardCopy','off');
set(gcf,'Position',[403   246   430   430]);
set(gca,'XTick',[],'YTick',[],'ZTick',[]);
set(gca,'Color',[0 0 0]);
%set(gca,'XColor','none','YColor','none','ZColor','none');

axis square; set(gca,'View',[35 22]);
set(gca,'XLim',[-1.01 1.01],'Ylim',[-1.01 1.01],'Zlim',[-1.01 1.01]);
set(gca,'CameraViewAngleMode','manual')

%plot3(1.2*[-1 1 1 -1 -1],1.2*[-1 -1 1 1 -1],1.2*[-1 -1 -1 -1 -1],'w-'); % face 1
%plot3(1.2*[-1 1 1 -1 -1],1.2*[-1 -1 1 1 -1],1.2*[1 1 1 1 1],'w-'); % face 2 
%lot3(1.2*[-1 -1],1.2*[-1 -1],1.2*[-1 1],'w-'); % edge
%plot3(1.2*[-1 -1],1.2*[-1 -1],1.2*[-1 1],'w-'); % edge
%plot3(1.2*[-1 -1],1.2*[1 1],1.2*[-1 1],'w-'); % edge
%plot3(1.2*[1 1],1.2*[1 1],1.2*[-1 1],'w-'); % edge
%plot3(1.2*[1 1],1.2*[-1 -1],1.2*[-1 1],'w-'); % edge

plot3([-1 1 1 -1 -1],[-1 -1 1 1 -1],[-1 -1 -1 -1 -1],'w-'); % face 1
plot3([-1 1 1 -1 -1],[-1 -1 1 1 -1],[1 1 1 1 1],'w-'); % face 2 
plot3([-1 -1],[-1 -1],[-1 1],'w-'); % edge
plot3([-1 -1],[-1 -1],[-1 1],'w-'); % edge
plot3([-1 -1],[1 1],[-1 1],'w-'); % edge
plot3([1 1],[1 1],[-1 1],'w-'); % edge
plot3([1 1],[-1 -1],[-1 1],'w-'); % edge


%xlabel('L'); set(get(gca,'XLabel'),'Color',[0 0 0]);
%ylabel('M'); set(get(gca,'YLabel'),'Color',[0 0 0]);
%zlabel('S'); set(get(gca,'ZLabel'),'Color',[0 0 0]);

if (WHITEN)
%    tmp = data(Laccept&~Loog,[1:3]) .*repmat(data(Laccept&~Loog,4), 1,3);
    tmp = data(~Loog,[1:3]) .*repmat(data(~Loog,4), 1,3);  
    [v,d] = eig(cov([tmp; -tmp]));
    scalemat = v*1/sqrt(d)/3;
    scaled = data(:,[1:3]) .*repmat(data(:,4), 1,3);
    scaled = scaled*scalemat;
else
%   scaled = data(Laccept,[1:3]) .*repmat(data(Laccept,4), 1,3);
    scaled = data(:,[1:3]) .*repmat(data(:,4), 1,3);
    scalefactors = max(abs([data(~Loog,[1 2 3]).*repmat(data(~Loog,4),1,3);...
    -data(~Loog,[1 2 3]).*repmat(data(~Loog,4),1,3)]));
    scaled = scaled./repmat(scalefactors, size(scaled,1),1);
end
% Shrinking OOG lines so that they fit in the cube (barely)
%scaled(Loog,:) = scaled(Loog,:)./repmat(max(abs(scaled(Loog,:)),[],2),1,3);
uniquelevs = unique(data(Laccept,5))';
if (PLOTFIRSTTHREE)
    uniquelevs = 1;
end

for i  = uniquelevs
    for j = 0:1  % Out of gamut
        L = logical(Laccept & data(:,5) == i & Loog == j);
        if(any(L))
            if (~j)
                plot3(scaled(L,1), scaled(L,2), scaled(L,3),'y.','MarkerSize',13);
                plot3(-scaled(L,1), -scaled(L,2), -scaled(L,3),'y.','MarkerSize',13);
            else
                if (SHOWOOG)
                    plot3([zeros(sum(L),1) scaled(L,1)]', [zeros(sum(L),1) scaled(L,2)]', [zeros(sum(L),1) scaled(L,3)]','r-');
                    plot3([zeros(sum(L),1) -scaled(L,1)]', [zeros(sum(L),1) -scaled(L,2)]', [zeros(sum(L),1) -scaled(L,3)]','r-');
                end
            end
        end
    end
end

if (PLOTMESH)
%    T = delaunay3(tmp(~Loog,1),tmp(~Loog,2),tmp(~Loog,3));
%    htm = tetramesh(T,[tmp(~Loog,1),tmp(~Loog,2),tmp(~Loog,3)], ones(length(T),1),'FaceAlpha', .1);
    tmpnoog = scaled(Laccept & ~Loog,:);
    K = convhulln(tmpnoog(:,[1 2 3]));
    convhullpts = unique(K(:));
    T = delaunay3(tmpnoog(convhullpts,1),tmpnoog(convhullpts,2),tmpnoog(convhullpts,3));
    htm{1} = tetramesh(T,[tmpnoog(convhullpts,1),tmpnoog(convhullpts,2),tmpnoog(convhullpts,3)], ones(length(T),1),'FaceAlpha', .2);
    set(htm{1},'EdgeAlpha',.01)
    htm{2} = tetramesh(T,[-tmpnoog(convhullpts,1),-tmpnoog(convhullpts,2),-tmpnoog(convhullpts,3)], ones(length(T),1),'FaceAlpha', .2);
    set(htm{2},'EdgeAlpha',.01)
end

if (PLOTPLANE || PLOTQUAD)
    [planeparams, planeSSE, quadparams, quadSSE, xformmat] = NTsurfacefit(scaled, Loog);
    A = [quadparams(1) quadparams(4) quadparams(5);...
         quadparams(4) quadparams(2) quadparams(6);...
         quadparams(5) quadparams(6) quadparams(3)];
    coneweights = planeparams'*xformmat';
    B = xformmat*A*xformmat';
end
if (PLOTPLANE)
    plotlims = max(abs(scaled));
    [x,y,z] = meshgrid(linspace(-plotlims(1),plotlims(1),30),linspace(-plotlims(2),plotlims(2),30),linspace(-plotlims(3),plotlims(3),30));
    v = abs(x.*planeparams(1)+y.*planeparams(2)+z.*planeparams(3));
    fv = isosurface(x,y,z,v,1);
    h = patch(fv);
    set(h,'FaceColor','green','EdgeColor','none','FaceAlpha',.8);
end

if (PLOTQUAD)
    plotlims = max(abs(scaled))
    [x,y,z] = meshgrid(linspace(-plotlims(1),plotlims(1),30),linspace(-plotlims(2),plotlims(2),30),linspace(-plotlims(3),plotlims(3),30));
    xformedxyz = [x(:) y(:) z(:)];
    variables = [xformedxyz(:,1).^2 xformedxyz(:,2).^2 xformedxyz(:,3).^2 2*xformedxyz(:,1).*xformedxyz(:,2) 2*xformedxyz(:,1).*xformedxyz(:,3) 2*xformedxyz(:,2).*xformedxyz(:,3)];
    coefficients = [B(1,1) B(2,2) B(3,3) B(1,2) B(1,3) B(2,3)]';
    v = variables*coefficients;
    fv = isosurface(x,y,z,reshape(v,size(x)), 1);
    h = patch(fv);
    set(h,'FaceColor','green','EdgeColor','none','FaceAlpha',.8);
end

if (PLOTELLIPSOID)
   [planeparams, planeSSE, quadparams, quadSSE, xformmat] = NTsurfacefit(scaled, Loog, 'ellipsoid');
   A = [quadparams(1) quadparams(4) quadparams(5);...
       quadparams(4) quadparams(2) quadparams(6);...
       quadparams(5) quadparams(6) quadparams(3)];
   [evecs, evals] = eig(A);
   radii = sqrt(1./diag(evals));
   [x, y, z] = ellipsoid(0,0,0,radii(1),radii(2), radii(3));
   [newxyz] = [x(:) y(:) z(:)]*evecs'*inv(xformmat);
   
   
   h = surf(reshape(newxyz(:,1),size(x)), reshape(newxyz(:,2),size(y)), reshape(newxyz(:,3),size(z)));
   set(h,'FaceAlpha',.5,'FaceColor','green','Edgealpha',0);
   
end

if (MAKEMOVIE)
    clear M;
    if (PLOTFIRSTTHREE)
        viewangles = [[STARTANGLE:3:STARTANGLE+30],[STARTANGLE+30-3:-3:STARTANGLE]];        
    else
        viewangles = [STARTANGLE:3:ENDANGLE];
    end
    for i = 1:length(viewangles)
        set(gca,'View',[viewangles(i) ELEVVIEWANGLE])
        M(i) = getframe(gcf);
    end
    repeat = 1;     %default = 1
    pSearch = 1;    %default = 0
    bSearch = 1;    %default = 1
    reference = 1;  %default = 0
    pixRange = 10;  %default = 10
    iFrame = 8;     %default = 8
    pFrame = 10;    %default = 10
    bFrame = 25;    %default = 25
    options = [repeat, pSearch, bSearch, reference, pixRange, iFrame, pFrame, bFrame];
    mpgwrite(M, gray, 'rotdata.mpg', options);
end


%%
% Section 13
% A circulating movie of grating stimuli in cone space

STARTANGLE = -28;
ENDANGLE = 152;

figure; axes; hold on;
set(gcf,'Color',[0 0 0],'InvertHardCopy','off');
set(gca,'Xlim',[-.2 1.2],'Ylim',[-.2 1.2],'Zlim',[-.2 1.2])
set(gcf,'Position',[131   537   430   430]);
set(gca,'XTick',[],'YTick',[],'ZTick',[]);
set(gca,'Color',[0 0 0]);
axis square; set(gca,'View',[35 22]);
set(gca,'XLim',[-1.21 1.21],'Ylim',[-1.21 1.21],'Zlim',[-1.21 1.21]);
set(gca,'CameraViewAngleMode','manual')

colordirections = [.09 .09 0;
    .09 -.09 0;
    0 0 0.6364;
    .1273 0 0;
    0 .1273 0;
    0.0636   -0.0636    -0.4500;
    0.0636   -0.0636    0.4500;
    0.0636   0.0636    0.4500;
    0.0636  0.0636    -0.4500;
    ];
scalefactors = max(abs(colordirections));

for i = 1:size(colordirections,1)
    plot3(colordirections(i,1)./scalefactors(1),...
        colordirections(i,2)./scalefactors(2),...
        colordirections(i,3)./scalefactors(3),'w*','MarkerFaceColor','white','MarkerSize',3)
    plot3(-colordirections(i,1)./scalefactors(1),...
        -colordirections(i,2)./scalefactors(2),...
        -colordirections(i,3)./scalefactors(3),'w*','MarkerFaceColor','white','MarkerSize',3)
end
% Drawing the frame
plot3(1.2*[-1 1 1 -1 -1],1.2*[-1 -1 1 1 -1],1.2*[-1 -1 -1 -1 -1],'w-'); % face 1
plot3(1.2*[-1 1 1 -1 -1],1.2*[-1 -1 1 1 -1],1.2*[1 1 1 1 1],'w-'); % face 2 
plot3(1.2*[-1 -1],1.2*[-1 -1],1.2*[-1 1],'w-'); % edge
plot3(1.2*[-1 -1],1.2*[-1 -1],1.2*[-1 1],'w-'); % edge
plot3(1.2*[-1 -1],1.2*[1 1],1.2*[-1 1],'w-'); % edge
plot3(1.2*[1 1],1.2*[1 1],1.2*[-1 1],'w-'); % edge
plot3(1.2*[1 1],1.2*[-1 -1],1.2*[-1 1],'w-'); % edge

tmp = data(Laccept,[1:3]) .*repmat(data(Laccept,4), 1,3);
tmp = tmp./repmat(scalefactors, sum(Laccept),1);
[planeparams, planeSSE, quadparams, quadSSE, xformmat] = NTsurfacefit(tmp, Loog);
planeparams = planeparams'*xformmat';

tmp1 = [-1 1];
tmp2 = [-1 1];
[xx yy] = meshgrid(tmp1,tmp2);
%planez = -(1+planeparams(1)*xx+planeparams(2)*yy)/planeparams(3); % plane 1
planez = -(1+planeparams(2)*xx+planeparams(3)*yy)/planeparams(1); % plane 1

h = surf(planez,xx,yy);
set(h,'FaceAlpha',.5,'FaceColor','green');
planez =-(-1+planeparams(2)*xx+planeparams(3)*yy)/planeparams(1); % plane 1
h = surf(planez,xx,yy);
set(h,'FaceAlpha',.5,'FaceColor','green');


set(gca,'View',[ENDANGLE 22]);
set(gca,'visible','off')
 
 clear M;
 viewangles = [STARTANGLE:3:ENDANGLE];
 for i = 1:length(viewangles)
     set(gca,'View',[viewangles(i) 22])
     M(i) = getframe(gcf);
 end
 repeat = 1;     %default = 1
 pSearch = 1;    %default = 0
 bSearch = 1;    %default = 1
 reference = 1;  %default = 0
 pixRange = 10;  %default = 10
 iFrame = 8;     %default = 8
 pFrame = 10;    %default = 10
 bFrame = 25;    %default = 25
 options = [repeat, pSearch, bSearch, reference, pixRange, iFrame, pFrame, bFrame];
 mpgwrite(M, gray, 'rotdata.mpg', options);
 
%%
% Section 14
% A rotating cube with a pattern of color indicating nonlinear 
% combinations of signals.  Including a few sample points that 
% are supposed to represent the grating stimuli.  The cube will
% become transparent, but the points will not.

FADE = 1;
SHOWVOLUME = 1;
NROTATIONS = 1;
INITVIEWANGLE = 35 % hot spot facing viewer
INITVIEWANGLE = -59 % viewer can see both hot spots


theta = pi/4; % elev
phi = pi/4; % az
samplepoints = [1 0 0; 0 1 0; 0 0 1; 1 1 0; 1 -1 0; 1 1 1; 1 1 -1; 1 -1 1; 1 -1 -1];
samplepoints = samplepoints./repmat(sqrt(sum(samplepoints.^2,2)),[1, size(samplepoints,2)]);
samplepoints = samplepoints/1.1;  % scaling down so we're not on the edge of the cube

figure; axes; hold on;
set(gcf,'Color',[0 0 0]);
set(gca,'Xlim',[-1.2 1.2],'Ylim',[-1.2 1.2],'Zlim',[-1.2 1.2])
set(gcf,'Position',[131   537   430   430]);
set(gca,'XTick',[],'YTick',[],'ZTick',[],'Visible','off');
set(gca,'CameraViewAngleMode','manual')
x = linspace(-1,1,200);
[X,Y,Z] = meshgrid(x,x,x);
yprime = Y.*cos(theta)-Z.*sin(theta);
zprime = Y.*sin(theta)+Z.*cos(theta);
xprime = X.*cos(phi)-yprime.*sin(phi);
yprime = X.*sin(phi)+yprime.*cos(phi);
F = (xprime).^2-(yprime).^2-(zprime).^2;
cmin= min(F(:)); cmax = max(F(:));
cmin = -2;
cmax = 2;  % yucky hardcoding
set(gca,'Clim',[cmin cmax]);

%Rotating samplepoints to find response only
yprime = samplepoints(:,2).*cos(theta)-samplepoints(:,3).*sin(theta);
zprime = samplepoints(:,2).*sin(theta)+samplepoints(:,3).*cos(theta);
xprime = samplepoints(:,1).*cos(phi)-yprime.*sin(phi);
yprime = samplepoints(:,1).*sin(phi)+yprime.*cos(phi);
Fsamplepoints = (xprime).^2-(yprime).^2-(zprime).^2;

% Plotting sample points in the appropriate color
cmap = colormap;
cm_length = length(colormap);
for i = 1:size(samplepoints, 1)
     h1 = plot3(samplepoints(i,1),samplepoints(i,2),samplepoints(i,3),'k.','MarkerSize',20);
     h2 = plot3(-samplepoints(i,1),-samplepoints(i,2),-samplepoints(i,3),'k.','MarkerSize',20);
     colormap_index = fix((Fsamplepoints(i)-cmin)/(cmax-cmin)*cm_length)+1
     set(h1,'Color',cmap(colormap_index,:))
     set(h2,'Color',cmap(colormap_index,:))
end

% Top and bottom
h(1) = surf(squeeze(X(:,:,1)),squeeze(Y(:,:,1)),squeeze(Z(:,:,1)),squeeze(F(:,:,1)));
h(2) = surf(squeeze(X(:,:,end)),squeeze(Y(:,:,end)),squeeze(Z(:,:,end)),squeeze(F(:,:,end)));

% Front and back
h(3) = surf(squeeze(X(:,1,:)),squeeze(Y(:,1,:)),squeeze(Z(:,1,:)),squeeze(F(:,1,:)));
h(4) = surf(squeeze(X(:,end,:)),squeeze(Y(:,end,:)),squeeze(Z(:,end,:)),squeeze(F(:,end,:)));

% Sides
h(5) = surf(squeeze(X(1,:,:)),squeeze(Y(1,:,:)),squeeze(Z(1,:,:)),squeeze(F(1,:,:)));
h(6) = surf(squeeze(X(end,:,:)),squeeze(Y(end,:,:)),squeeze(Z(end,:,:)),squeeze(F(end,:,:)));

viewangles = [0:3:360*NROTATIONS]+INITVIEWANGLE;
clear M;
for i = 1:length(viewangles)
    set(h,'EdgeColor','none')
    if (FADE == 1)
        set(h,'FaceAlpha',(i-1)/length(viewangles));
    elseif (FADE == -1)
        set(h,'FaceAlpha',(length(viewangles)+1-i)/length(viewangles));
    else
        set(h,'FaceAlpha',.5);
    end    
    set(gca,'View',[viewangles(i) 22])
    if (~SHOWVOLUME)
        set(h,'Visible','off');
    end
    M(i) = getframe(gcf);
end
% 
repeat = 1;     %default = 1
pSearch = 1;    %default = 0
bSearch = 1;    %default = 1
reference = 1;  %default = 0
pixRange = 10;  %default = 10
iFrame = 8;     %default = 8
pFrame = 10;    %default = 10
bFrame = 25;    %default = 25

options = [repeat, pSearch, bSearch, reference, pixRange, iFrame, pFrame, bFrame];
%mpgwrite(M, gray, 'rotgrad18.mpg', options);
%%
% Section 15
% A rotating cube with a pattern of color indicating linear 
% combination of signals followed by a static nonlinearity.
% Including the same sample points from above section.  The key is to 
% come up with an LN model cell that makes the same predictions as the 
% NL function above.  Set FADE to -1 to fade out the full volume, set
% FADE to 1 to fade in the whole volume.
INITVIEWANGLE = 35 % hot spot facing viewer
INITVIEWANGLE = -59 % viewer can see both hot spots
ISOSURFACE = 0;
FADE = 1;
PLOTSAMPLES = 1;

theta = pi/4; % elev
phi = pi/4; % az
yprime = sin(-phi);  % undoing the rotation of the space above
xprime = cos(-phi);
zprime = yprime*sin(-theta);
yprime = yprime*cos(-theta);
prefdir = [xprime yprime zprime];

samplepoints = [1 0 0; 0 1 0; 0 0 1; 1 1 0; 1 -1 0; 1 1 1; 1 1 -1; 1 -1 1; 1 -1 -1];
samplepoints = samplepoints./repmat(sqrt(sum(samplepoints.^2,2)),[1, size(samplepoints,2)]);
samplepoints = samplepoints/1.1;  % scaling down so we're not on the edge of the cube
projections = samplepoints*prefdir';

% Getting responses to sample points
yprime = samplepoints(:,2).*cos(theta)-samplepoints(:,3).*sin(theta);
zprime = samplepoints(:,2).*sin(theta)+samplepoints(:,3).*cos(theta);
xprime = samplepoints(:,1).*cos(phi)-yprime.*sin(phi);
yprime = samplepoints(:,1).*sin(phi)+yprime.*cos(phi);
Fsamplepoints = (xprime).^2-(yprime).^2-(zprime).^2;

% Rotating samplepoints to find response only
% Sanity checking
%yprime = samplepoints(:,2).*cos(theta)-samplepoints(:,3).*sin(theta);
%zprime = samplepoints(:,2).*sin(theta)+samplepoints(:,3).*cos(theta);
%xprime = samplepoints(:,1).*cos(phi)-yprime.*sin(phi);
%yprime = samplepoints(:,1).*sin(phi)+yprime.*cos(phi);
%Fsamplepoints = (xprime).^2-(yprime).^2-(zprime).^2;

% Getting coefficients for nonlinearity: y = ax^2+bx+c
b = regress(Fsamplepoints,[projections.^2, projections, ones(length(projections),1)]);

% Setting up figure
figure; axes; hold on;
set(gcf,'Color',[0 0 0]);
x = linspace(-1,1,200);
set(gca,'Xlim',[-1.2 1.2],'Ylim',[-1.2 1.2],'Zlim',[-1.2 1.2])
set(gcf,'Position',[131   537   430   430]);
set(gca,'XTick',[],'YTick',[],'ZTick',[],'Visible','off');
set(gca,'CameraViewAngleMode','manual')
cmin = -2;
cmax = 2;  % yucky hardcoding

set(gca,'Clim',[cmin cmax]);

% Plotting sample points in the appropriate color
if (PLOTSAMPLES)
    cmap = colormap;
    cm_length = length(colormap);
    for i = 1:size(samplepoints, 1)
        h1 = plot3(samplepoints(i,1),samplepoints(i,2),samplepoints(i,3),'k.','MarkerSize',20);
        h2 = plot3(-samplepoints(i,1),-samplepoints(i,2),-samplepoints(i,3),'k.','MarkerSize',20);
        colormap_index = fix((Fsamplepoints(i)-cmin)/(cmax-cmin)*cm_length)+1;
        set(h1,'Color',cmap(colormap_index,:))
        set(h2,'Color',cmap(colormap_index,:))
    end
end
[X,Y,Z] = meshgrid(x,x,x);
linresp = (X*prefdir(1)+Y*prefdir(2)+Z*prefdir(3));
F = b(1)*linresp.^2+b(3);

% Top and bottom
h(1) = surf(squeeze(X(:,:,1)),squeeze(Y(:,:,1)),squeeze(Z(:,:,1)),squeeze(F(:,:,1)));
h(2) = surf(squeeze(X(:,:,end)),squeeze(Y(:,:,end)),squeeze(Z(:,:,end)),squeeze(F(:,:,end)));

% Front and back
h(3) = surf(squeeze(X(:,1,:)),squeeze(Y(:,1,:)),squeeze(Z(:,1,:)),squeeze(F(:,1,:)));
h(4) = surf(squeeze(X(:,end,:)),squeeze(Y(:,end,:)),squeeze(Z(:,end,:)),squeeze(F(:,end,:)));

% Sides
h(5) = surf(squeeze(X(1,:,:)),squeeze(Y(1,:,:)),squeeze(Z(1,:,:)),squeeze(F(1,:,:)));
h(6) = surf(squeeze(X(end,:,:)),squeeze(Y(end,:,:)),squeeze(Z(end,:,:)),squeeze(F(end,:,:)));

set(gca,'View',[35 22]);
set(h,'EdgeColor','none','FaceAlpha',1)


if (ISOSURFACE)
    iso= isosurface(X,Y,Z,F,.7);
    p = patch(iso);
    set(p,'EdgeColor', 'white','FaceColor','white','FaceAlpha',1);
end

viewangles = [0:3:360]+INITVIEWANGLE;

clear M;
for i = 1:length(viewangles)
    set(h,'EdgeColor','none');
    if (FADE == 1)
        set(h,'FaceAlpha',(i-1)/length(viewangles));
    elseif (FADE == -1)
        set(h,'FaceAlpha',(length(viewangles)+1-i)/length(viewangles));
    else
        set(h,'FaceAlpha',.5);
    end    
    set(gca,'View',[viewangles(i) 22])
    M(i) = getframe(gcf);
end
% 
repeat = 1;     %default = 1
pSearch = 1;    %default = 0
bSearch = 1;    %default = 1
reference = 1;  %default = 0
pixRange = 10;  %default = 10
iFrame = 8;     %default = 8
pFrame = 10;    %default = 10
bFrame = 25;    %default = 25

options = [repeat, pSearch, bSearch, reference, pixRange, iFrame, pFrame, bFrame];
%mpgwrite(M, gray, 'rotgrad20.mpg', options);

%%
% Section 16
% Example monopolar stimuli

bkgndrgb = [.5 .5 .5];
colordirections = [.09 .09 0;
    .09 -.09 0;
    0 0 0.6364;
    .1273 0 0;
    0 .1273 0;
    0.0636   -0.0636    -0.4500;
    0.0636   -0.0636    0.4500;
    0.0636   0.0636    0.4500;
    0.0636  0.0636    -0.4500;
    ];

M = [0.0608    0.1219    0.0175;
    0.0220    0.1266    0.0257;
    0.0019    0.0095    0.0976];

bkgndlms = M*bkgndrgb';
for i = 1:2
    colordirections = -colordirections;
    stimlms = (colordirections+1).*repmat(bkgndlms',size(colordirections,1),1);
    gaborrgb = (inv(M)*stimlms')'-repmat(bkgndrgb,size(stimlms,1),1);
    figure;
    for j = 1:size(gaborrgb,1)
        subplot(ceil(sqrt(size(gaborrgb,1))),ceil(sqrt(size(gaborrgb,1))),j);
        theta = pi/2;
        
        stimsizeindeg = norminv([1-.999 .999],0,1)*abs(1)/min([1 1]);
        stimsizeinpix = round(2*stimsizeindeg(2)*45);
        interval = linspace(stimsizeindeg(1), stimsizeindeg(2), stimsizeinpix);
        [X, Y] = meshgrid(interval,interval);
        xprime = X.*cos(-theta)+Y.*sin(-theta);
        yprime = -X.*sin(-theta)+Y.*cos(-theta);
        if (i == 1)
            fittedgabor = exp(-(xprime.^2.*yprime.^2)./(2.*2^2)).*cos(2.*pi.*yprime./1.5);
            fittedgabor(fittedgabor < 0) = 0;
        else
            fittedgabor = exp(-(xprime.^2.*yprime.^2)./(2.*2^2)).*cos(2.*pi.*yprime./1.5-pi);
            fittedgabor(fittedgabor < 0) = 0;
            
        end
        im = zeros(stimsizeinpix,stimsizeinpix,3);
        for plane = 1:3
            im(:,:,plane) = (fittedgabor.*gaborrgb(j,plane))+bkgndrgb(plane);
        end
        image(im);
        set(gca,'XTick',[],'YTick',[],'visible','off');
        axis square;
    end
end

%%
% Section 17
% Example monopolar dataset

PLOTMESH = 1;  % not supported
MAKEMOVIE = 1;
WHITEN = 1;
SHOWOOG = 1;

%filename = 'S090910004.nex';  % plane + extra points
filename = 'S091610002.nex';  % plane

if strcmp(filename, 'S090910004.nex')
    STARTANGLE = 129;
    ENDANGLE = 129+360;
    ELEVVIEWANGLE = 12;
elseif strcmp(filename,'S091610002.nex')
    STARTANGLE = 81;
    ENDANGLE = 81+360;
    ELEVVIEWANGLE = 14;
end
stro = nex2stro(findfile(filename));
out = NTpreprocess(stro,.4,2);
out(:,1) = [];

% getting M matrix etc.
fundamentals = stro.sum.exptParams.fundamentals;
fundamentals = reshape(fundamentals,[length(fundamentals)/3,3]);
mon_spd = stro.sum.exptParams.mon_spd;
mon_spd = reshape(mon_spd,[length(mon_spd)/3, 3]);
mon_spd = SplineRaw([380:4:780]', mon_spd, [380:5:780]');
M = fundamentals'*mon_spd;
if (exist('M2to10'))
    M = M*M2to10;
end

% ---------------------------
% Plotting thresholds in normalized cone space
% ---------------------------
Loog = logical(out(:,6));
figure; axes; hold on;
set(gcf,'Color',[0 0 0],'InvertHardCopy','off');
set(gca,'Xlim',[-.2 1.2],'Ylim',[-.2 1.2],'Zlim',[-.2 1.2])
set(gcf,'Position',[131   537   430   430]);
set(gca,'XTick',[],'YTick',[],'ZTick',[]);
set(gca,'Color',[0 0 0]);
%set(gca,'XColor','none','YColor','none','ZColor','none');

axis square; set(gca,'View',[35 22]);
set(gca,'XLim',[-1.21 1.21],'Ylim',[-1.21 1.21],'Zlim',[-1.21 1.21]);
set(gca,'CameraViewAngleMode','manual')

plot3(1.2*[-1 1 1 -1 -1],1.2*[-1 -1 1 1 -1],1.2*[-1 -1 -1 -1 -1],'w-'); % face 1
plot3(1.2*[-1 1 1 -1 -1],1.2*[-1 -1 1 1 -1],1.2*[1 1 1 1 1],'w-'); % face 2 
plot3(1.2*[-1 -1],1.2*[-1 -1],1.2*[-1 1],'w-'); % edge
plot3(1.2*[-1 -1],1.2*[-1 -1],1.2*[-1 1],'w-'); % edge
plot3(1.2*[-1 -1],1.2*[1 1],1.2*[-1 1],'w-'); % edge
plot3(1.2*[1 1],1.2*[1 1],1.2*[-1 1],'w-'); % edge
plot3(1.2*[1 1],1.2*[-1 -1],1.2*[-1 1],'w-'); % edge

%xlabel('L'); set(get(gca,'XLabel'),'Color',[0 0 0]);
%ylabel('M'); set(get(gca,'YLabel'),'Color',[0 0 0]);
%zlabel('S'); set(get(gca,'ZLabel'),'Color',[0 0 0]);

if (WHITEN)
    tmp = out(~Loog,[1:3]) .*repmat(out(~Loog,4), 1,3);
    [v,d] = eig(cov([tmp; -tmp]));
    scalemat = v*1/sqrt(d)/2;
    scaled = out(:,[1 2 3]) .*repmat(out(:,4), 1,3);
    scaled = scaled*scalemat;
else
    scaled = out(:,[1:3]) .*repmat(out(:,4), 1,3);
    scalefactors = max(abs([out(~Loog,[1 2 3]).*repmat(out(~Loog,4),1,3);...
    -out(~Loog,[1 2 3]).*repmat(out(~Loog,4),1,3)]));
    scaled = scaled./repmat(scalefactors, size(out,1),1);
end
uniquelevs = unique(out(:,5))';
for i  = uniquelevs
    for j = 0:1  % Out of gamut
        L = logical(out(:,5) == i & Loog == j);
        if(any(L))
            if (~j)
                plot3(scaled(L,1), scaled(L,2), scaled(L,3),'y.','MarkerSize',13);
            else
                if (SHOWOOG)
                    plot3([zeros(sum(L),1) scaled(L,1)]', [zeros(sum(L),1) scaled(L,2)]', [zeros(sum(L),1) scaled(L,3)]','y-');
                end
            end
        end
    end
end

if (PLOTMESH)
%    T = delaunay3(tmp(~Loog,1),tmp(~Loog,2),tmp(~Loog,3));
%    htm = tetramesh(T,[tmp(~Loog,1),tmp(~Loog,2),tmp(~Loog,3)], ones(length(T),1),'FaceAlpha', .1);
    tmpnoog = scaled(~Loog,:);
    K = convhulln(tmpnoog(:,[1 2 3]));
    convhullpts = unique(K(:));
    T = delaunay3(tmpnoog(convhullpts,1),tmpnoog(convhullpts,2),tmpnoog(convhullpts,3));
    htm{1} = tetramesh(T,[tmpnoog(convhullpts,1),tmpnoog(convhullpts,2),tmpnoog(convhullpts,3)], ones(length(T),1),'FaceAlpha', .2);
    set(htm{1},'EdgeAlpha',.01)
end


if (MAKEMOVIE)
    clear M;
    viewangles = [STARTANGLE:3:ENDANGLE];
    for i = 1:length(viewangles)
        set(gca,'View',[viewangles(i) ELEVVIEWANGLE])
        M(i) = getframe(gcf);
    end
    repeat = 1;     %default = 1
    pSearch = 1;    %default = 0
    bSearch = 1;    %default = 1
    reference = 1;  %default = 0
    pixRange = 10;  %default = 10
    iFrame = 8;     %default = 8
    pFrame = 10;    %default = 10
    bFrame = 25;    %default = 25
    options = [repeat, pSearch, bSearch, reference, pixRange, iFrame, pFrame, bFrame];
    mpgwrite(M, gray, 'rotdata.mpg', options);
end


%%
% Section 18
% A few Gabors that all have the same projection onto some color vector

bkgndrgb = [.5 .5 .5];
colordirections = [.05*ones(5,1) normrnd(0,.1,5,2)];

M = [0.0608    0.1219    0.0175;
    0.0220    0.1266    0.0257;
    0.0019    0.0095    0.0976];

bkgndlms = M*bkgndrgb';
for i = 1:2
    colordirections = -colordirections;
    stimlms = (colordirections+1).*repmat(bkgndlms',size(colordirections,1),1);
    gaborrgb = (inv(M)*stimlms')'-repmat(bkgndrgb,size(stimlms,1),1);
    figure;
    for j = 1:size(gaborrgb,1)
        subplot(ceil(sqrt(size(gaborrgb,1))),ceil(sqrt(size(gaborrgb,1))),j);
        theta = pi/2;
        
        stimsizeindeg = norminv([1-.999 .999],0,1)*abs(1)/min([1 1]);
        stimsizeinpix = round(2*stimsizeindeg(2)*45);
        interval = linspace(stimsizeindeg(1), stimsizeindeg(2), stimsizeinpix);
        [X, Y] = meshgrid(interval,interval);
        xprime = X.*cos(-theta)+Y.*sin(-theta);
        yprime = -X.*sin(-theta)+Y.*cos(-theta);
        if (i == 1)
            fittedgabor = exp(-(xprime.^2.*yprime.^2)./(2.*2^2)).*cos(2.*pi.*yprime./1.5);
        else
            fittedgabor = exp(-(xprime.^2.*yprime.^2)./(2.*2^2)).*cos(2.*pi.*yprime./1.5-pi);            
        end
        im = zeros(stimsizeinpix,stimsizeinpix,3);
        for plane = 1:3
            im(:,:,plane) = (fittedgabor.*gaborrgb(j,plane))+bkgndrgb(plane);
        end
        image(im);
        set(gca,'XTick',[],'YTick',[],'visible','off');
        axis square;
    end
end
